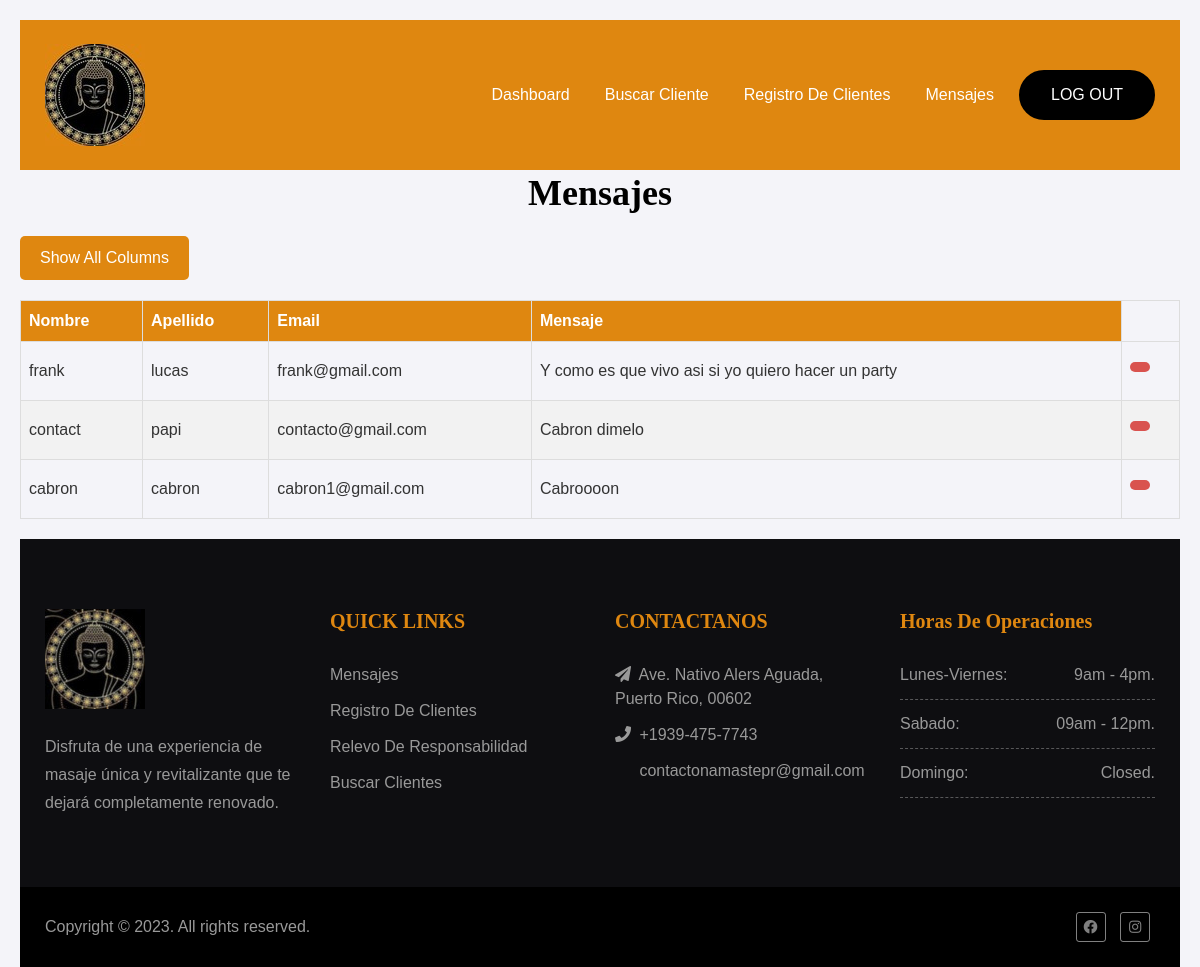
Page /mensajes/ (signed in) on the earlier database version.
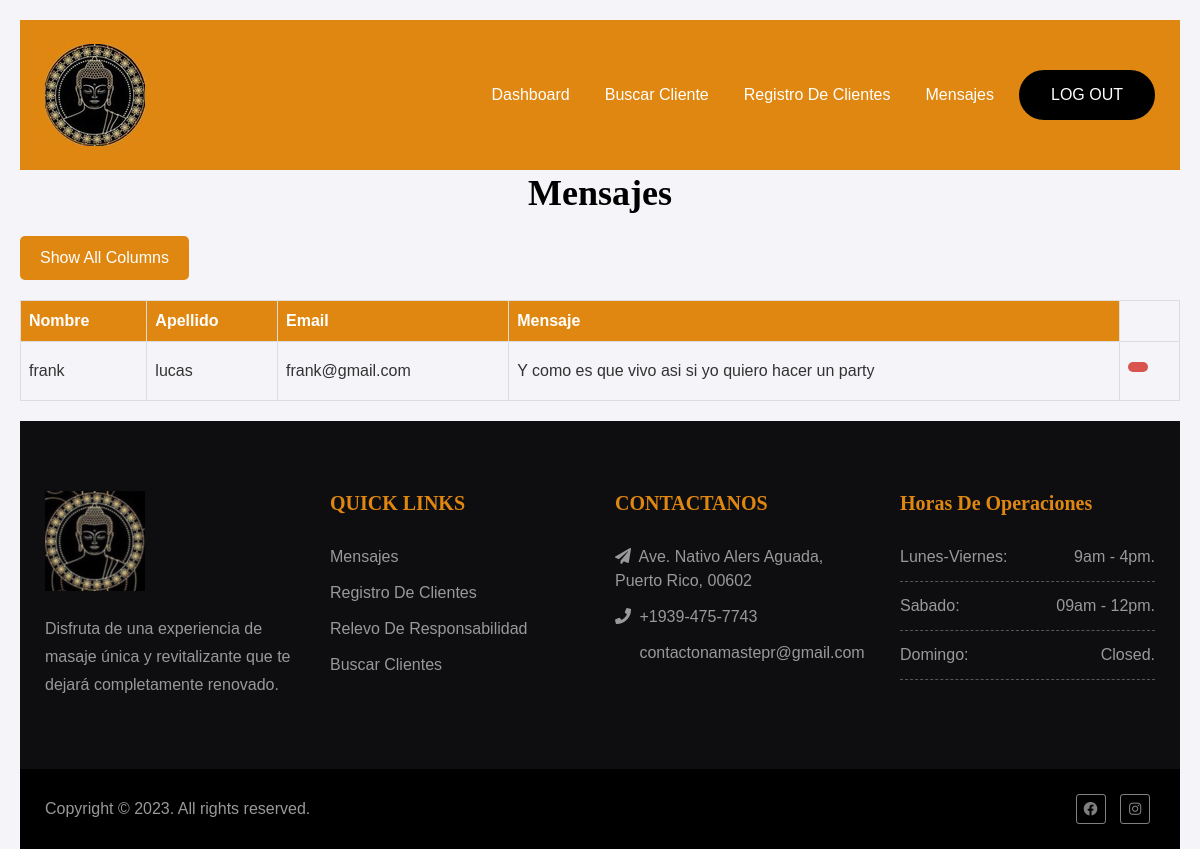
Same page on the later database version.
### namaste_app/models.py (models this page shows)
class MessageRequest(models.Model):
    first_name = models.CharField(max_length=80, null=False, blank=False)
    last_name = models.CharField(max_length=80, null=False, blank=False, default='')
    email_address = models.CharField(max_length=50, blank=False, default='')
    question = models.TextField(max_length=200, null=False, blank=False)

### namaste_app/views.py (the view)
# urls.py: path("mensajes/", views.mensajes, name="mensajes"),
@login_required
def mensajes(request):
    context = {}
    message = MessageRequest.objects.order_by('id')
    context['message'] = message
    return render(request, "mensajes.html", context)

### namaste_app/templates/mensajes.html (shortened to what this page needs)
{% extends "admin_base.html" %}{% block title %}Mensajes{% endblock %}
{% load widget_tweaks %}
{% block content %}
<h1>Mensajes</h1>
<button id="toggle-button" class="toggle-button">Show All Columns</button>
<table id="data-table">
    <thead>
        <tr>
            <th class="nombre">Nombre</th>
            <th class="apellido">Apellido</th>
            <th class="email">Email</th>
            <th class="mensaje">Mensaje</th>
        </tr>
    </thead>
    <tbody>
        {% for msg in message %}
        <tr>
            <td class="nombre">{{ msg.first_name }}</td>
            <td class="apellido">{{ msg.last_name }}</td>
            <td class="email">{{ msg.email_address }}</td>
            <td class="mensaje">{{ msg.question }}</td>
            <td>
                <form method="post" action="{% url 'borrar_mensajes' msg.id %}">
                    <button type="submit" class="delete-btn" name="delete-button">
                    </button>
                </form>
            </td>
        </tr>
        {% endfor %}
    </tbody>
</table>
{% endblock %}

Differences in the rows shown:
removed MessageRequest: first_name "contact", last_name "papi", email_address "contacto@gmail.com", question "Cabron dimelo"
removed MessageRequest: first_name "cabron", last_name "cabron", email_address "cabron1@gmail.com", question "Cabroooon"
